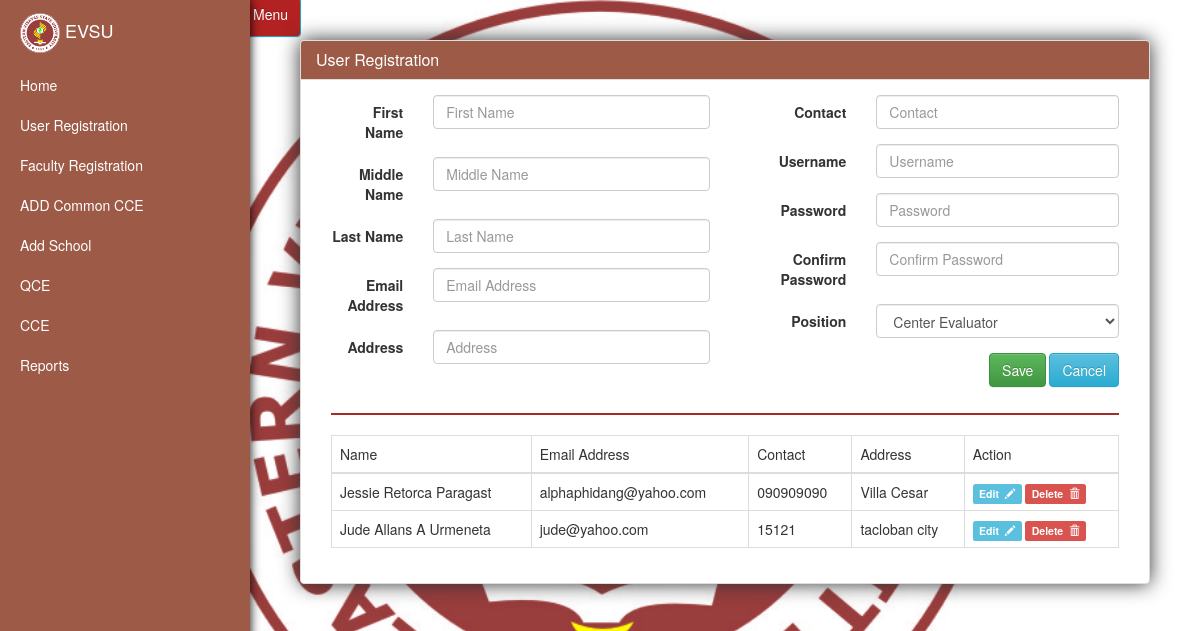
The app's page /index.php/user_registration with its own data.
### tables this page shows
CREATE TABLE IF NOT EXISTS `tbl_userreg` (
  `firstname` varchar(50) NOT NULL,
  `middlename` varchar(50) NOT NULL,
  `lastname` varchar(50) NOT NULL,
  `emailaddress` varchar(50) NOT NULL,
  `address` varchar(50) NOT NULL,
  `contact` varchar(50) NOT NULL,
  `username` varchar(50) NOT NULL,
  `password` text NOT NULL,
  `usertype` int(11) NOT NULL,
  `id` int(11) NOT NULL
);

### application/controllers/Main.php (called while the page is built, shortened)
<?php
    class Main extends CI_Controller
    {
      function user_reg()
      {
        $this->load->view('include/header');
        $this->load->view('include/nav');
        $this->load->view('page/user_reg');
        $this->load->view('include/footer');
      }
    }

### index.php (called while the page is built, shortened)
<?php
require_once BASEPATH.'core/CodeIgniter.php';

### application/models/Registration.php (called while the page is built, shortened)
<?php
class Registration extends CI_Model
{
      function getAlltype()
      {
          return $this->db->get('tbl_usertype')->result_array();
      }
      function getAllusers()
      {
          return $this->db->get('tbl_userreg')->result_array();
      }
}

### application/views/page/user_reg.php (the view, shortened to what this page needs)
<div id="page-content-wrapper">
  <a href="#menu-toggle" id="menu-toggle" class="btn btn-info" style="margin-left:-30px;margin-top:-30px; height:40px;background: #B22222;">Menu</a>
    <div class="col-md-12">
      <?php
          if (!empty($this->session->flashdata('data')))
          {
              extract($this->session->flashdata('data'));
              extract($this->session->flashdata('ids'));
              $id = $uid;
          }
          else
          {
            if (empty($firstname)) {
              $firstname = "";
              $lastname = "";
              $middlename = "";
              $emailaddress = "";
              $address = "";
              $contact = "";
              $username = "";
              $usertype = "";
              $id = "";
              $password = "";
            }
          }
       ?>
          <div class="container-fluid">
              <div class="row">
                  <div class="col-lg-12">
                        <div class="panel panel-default" style="box-shadow: 0px 0px 20px rgb(49, 49, 49)">
                        <div class="panel-heading" style="background: rgb(157, 90, 71)" >
                          <h1 class="panel-title" style="color:white">User Registration</h1>
                        </div>
                        <div class="panel-body">
                            <form class="form-horizontal" action="/user_reg" method="post">
                              <div class="col-md-6">
                                <div class="form-group">
                                  <label class="col-sm-3 control-label">First Name</label>
                                  <div class="col-sm-9">
                                    <input type="text" name="firstname" value="<?php echo $firstname ?>" class="form-control" placeholder="First Name" required>
                                  </div>
                                </div>
                                <div class="form-group">
                                  <label class="col-sm-3 control-label">Middle Name</label>
                                  <div class="col-sm-9">
                                    <input type="text" name="middlename" value="<?php echo $middlename ?>" class="form-control" placeholder="Middle Name" required>
                                  </div>
                                </div>
                                <div class="form-group">
                                  <label class="col-sm-3 control-label">Last Name</label>
                                  <div class="col-sm-9">
                                    <input type="text" name="lastname" value="<?php echo $lastname ?>" class="form-control" placeholder="Last Name" required>
                                  </div>
                                </div>
                                <div class="form-group">
                                  <label class="col-sm-3 control-label">Email Address</label>
                                  <div class="col-sm-9">
                                    <input type="text" name="emailaddress" value="<?php echo $emailaddress ?>" class="form-control" placeholder="Email Address" required>
                                  </div>
                                </div>
                                <div class="form-group">
                                  <label class="col-sm-3 control-label">Address</label>
                                  <div class="col-sm-9">
                                    <input type="text" name="address" value="<?php echo $address ?>" class="form-control" placeholder="Address" required>
                                  </div>
                                </div>
                              </div>
                              <div class="col-md-6">
                                <div class="form-group">
                                  <label class="col-sm-4 control-label">Contact</label>
                                  <div class="col-sm-8">
                                    <input type="text" name="contact" value="<?php echo $contact ?>" class="form-control" placeholder="Contact" required>
                                  </div>
                                </div>
                                <div class="form-group">
                                  <label class="col-sm-4 control-label">Username</label>
                                  <div class="col-sm-8">
                                    <input type="text" name="username" value="<?php echo $username ?>" class="form-control" placeholder="Username" required>
                                  </div>
                                </div>
                                <div class="form-group">
                                  <label class="col-sm-4 control-label">Password</label>
                                  <div class="col-sm-8">
                                    <input type="password" name="password" value="<?php echo $password ?>" class="form-control" placeholder="Password" required>
                                  </div>
                                </div>
                                <div class="form-group">
                                  <label class="col-sm-4 control-label">Confirm Password</label>
                                  <div class="col-sm-8">
                                    <input type="password" name="confirmpassword" value="<?php echo $password; ?>" class="form-control" placeholder="Confirm Password" required>
                                  </div>
                                </div>
                                <div class="form-group">
                                  <label class="col-sm-4 control-label">Position</label>
                                  <div class="col-sm-8">
                                    <select class="form-control" name="usertype">
                                        <?php
                                          foreach ($this->registration->getAlltype() as $key => $value):
                                          extract($value);
                                        ?>
                                        <?php if ($id == $usertype): ?>
                                            <option value="<?php echo $id ?>" selected><?php echo $description ?></option>
                                        <?php else: ?>
                                              <option value="<?php echo $id ?>"><?php echo $description ?></option>
                                        <?php endif; ?>
                                      <?php endforeach; ?>
                                    </select>
                                  </div>
                                </div>
                                <div class="form-goup">
                                <div class="col-sm-12" style="padding:0">
                                    <a href="/user_registration" class="btn btn-info pull-right">Cancel</a>
                                    <button type="submit" class = "btn btn-success pull-right" name="button" style="margin-right:3px">Save</button>
                                </div>
                                <br /> <br />
                                </div>
                              </div>
                            </form>
                            <div class="col-md-12">
                              <hr style="border: 1px solid brown;" />
                              <table class="table table-bordered">
                                <thead>
                                  <tr>
                                    <td>Name</td>
                                    <td>Email Address</td>
                                    <td>Contact</td>
                                    <td>Address</td>
                                    <td>Action</td>
                                  </tr>
                                </thead>
                                <tbody>
                                  <?php
                                    foreach ($this->registration->getAllusers() as $key => $values):
                                    extract($values);
                                  ?>
                                      <tr>
                                        <td><?php echo $firstname . " " . $middlename . " " . $lastname; ?></td>
                                        <td><?php echo $emailaddress ?></td>
                                        <td><?php echo $contact ?></td>
                                        <td><?php echo $address ?></td>
                                        <td>
                                          <a href="/edit_users/<?php echo $id ?>" class="label label-info">Edit&nbsp;&nbsp;<span class="glyphicon glyphicon-pencil"></span></a>
                                          <a href="/delete_users/<?php echo $id ?>" class="label label-danger" onclick="return confirm('Do you sure?')">Delete&nbsp;&nbsp;<span class="glyphicon glyphicon-trash"></span></a>
                                        </td>
                                      </tr>
                                  <?php endforeach; ?>
                                </tbody>
                              </table>
                            </div>
                        </div>
                      </div>
                  </div>
              </div>
          </div>
</div>

### assets/css/simple-sidebar.css (style rules this page uses)
#page-content-wrapper { width: 100%; position: absolute; padding: 15px; }
@media (min-width:768px) { #page-content-wrapper { padding: 20px; position: relative; } }

### assets/css/style.css (style rules this page uses)
body { background-image: url(../images/EVSU.jpg); background-position: top; background-repeat: no-repeat; background-attachment: fixed; background-size: contain; }

### records on screen
tbl_userreg: firstname "Jessie", middlename "Retorca", lastname "Paragast", emailaddress "alphaphidang@yahoo.com", contact "090909090", address "Villa Cesar"
tbl_userreg: firstname "Jude Allans", middlename "A", lastname "Urmeneta", emailaddress "jude@yahoo.com", contact "15121", address "tacloban city"

### other values on screen
form field usertype "Center Evaluator"
